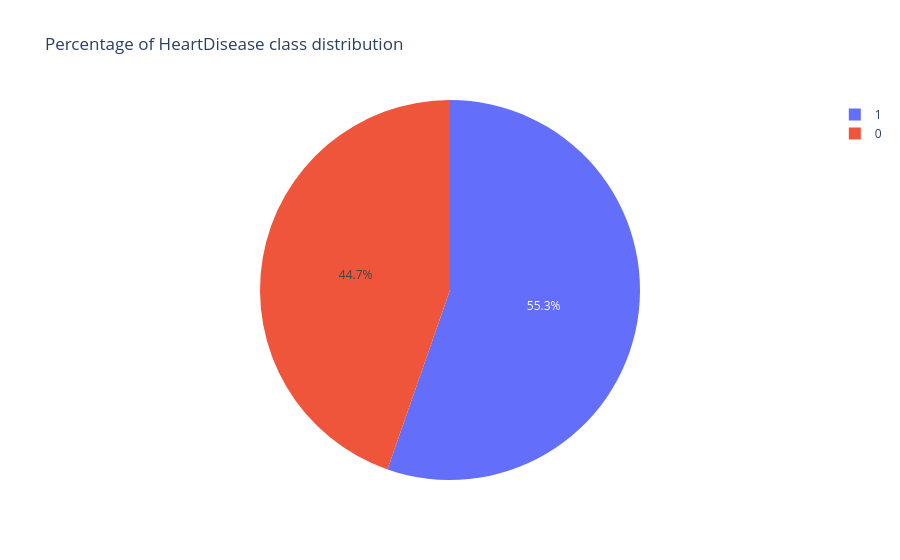

The notebook cell saved with this chart:
### Markdown cell above
# Percentage of HeartDisease data distribution

### Code cell
px.pie(heart_df, names='HeartDisease', title='Percentage of HeartDisease class distribution')

### Figure 1 — Plotly figure (JSON) as saved in the notebook; plotly's stock layout.template omitted (floating-point values rounded to 4 significant figures; data arrays with more than 128 entries replaced by an {"elided": "..."} marker saying what was removed)
{"data": [{"domain": {"x": [0, 1], "y": [0, 1]}, "hovertemplate": "HeartDisease=%{label}<extra></extra>", "labels": {"elided": "918 int values"}, "legendgroup": "", "name": "", "showlegend": true, "type": "pie"}], "layout": {"legend": {"tracegroupgap": 0}, "title": {"text": "Percentage of HeartDisease class distribution"}}}
